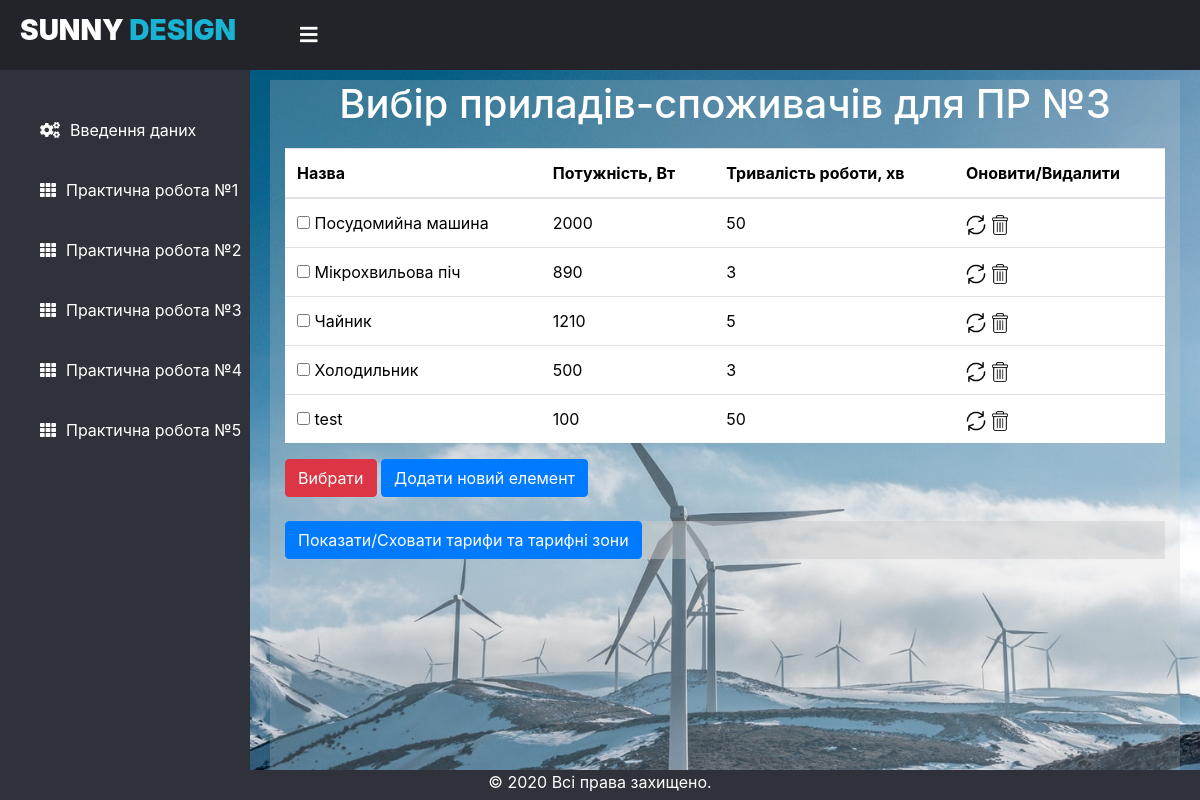
/laba/laba3/, run on an earlier commit of the app's database.
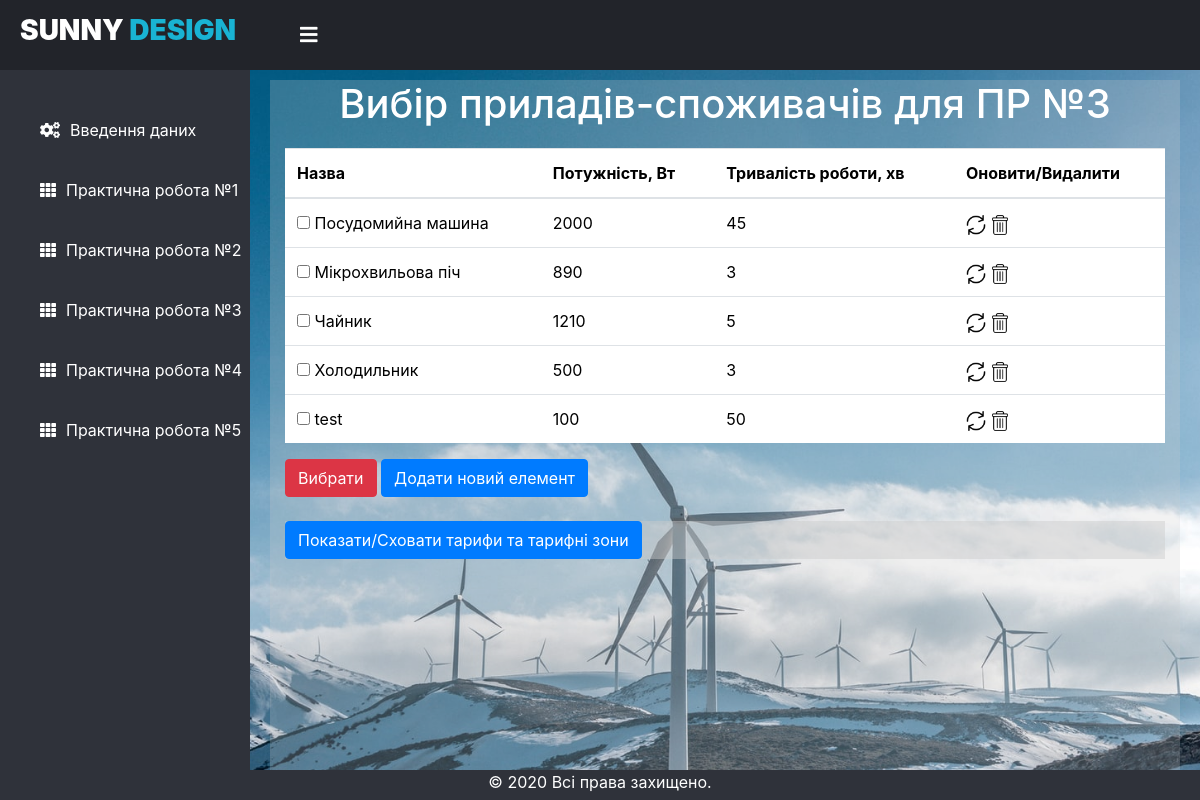
And on a later commit of the database.
### laba/models.py (models this page shows)
class electricalAppliances(models.Model):
    name = models.CharField(max_length=30, verbose_name = "Назва")
    power = models.IntegerField(validators=[MinValueValidator(1)], verbose_name = "Потужність (Вт)")
    duration = models.IntegerField(validators=[MinValueValidator(1)], default=50, verbose_name = "Тривалість роботи (хв)")

### laba/views.py (the view, shortened to what this page needs)
# urls.py: path('laba3/', views.FormView3.as_view(), name='laba3'),
class FormView3(View):
	def get(self, request):
		data = electricalAppliances.objects.all()
		return render(request, 'laba3.html', {'data': data})

### templates/laba3.html (shortened to what this page needs)
{% extends "dashboard.html" %}
{% load static %}
    {% block head %}
    {{ block.super }}
    <link rel="stylesheet" href="https://stackpath.bootstrapcdn.com/bootstrap/4.5.2/css/bootstrap.min.css">
    <link rel="stylesheet" href="https://cdn.jsdelivr.net/npm/bootstrap-select@1.13.14/dist/css/bootstrap-select.min.css">
    <link rel="stylesheet" href="{% static 'css/style_new.css' %}">
    <link rel="stylesheet" href="https://stackpath.bootstrapcdn.com/bootstrap/4.5.2/css/bootstrap.min.css">
    <link rel="stylesheet" type="text/css" href="https://cdn.datatables.net/1.10.22/css/jquery.dataTables.css">
    {% endblock %}
  {% block content %}
    <div class="container" id="gray_block" style="height: 88vh;">
      <h1 align="center" style="margin-bottom: 20px;">Вибір приладів-споживачів для ПР №3</h1>
    <form action="{% url 'laba3' %}"  method="post">
      <table class="table" style="background-color: white; color: black;">
        <thead>
            <tr>
                <th>Назва</th>
                <th>Потужність, Вт</th>
                <th>Тривалість роботи, хв</th>
                <th>Оновити/Видалити</th>
            </tr>
        </thead>
        <tbody>
          {% for i in data %}
            <tr>
              <td><input type="checkbox" name="choices" value="{{i.id}}"> {{i.name}}</td>
              <td>{{i.power}}</td>
              <td>{{i.duration}}</td>
              <td><a href="{% url 'laba3update' pk=i.id %}"><img class='flaticon' style="width:20px; height:20px;" src="{% static '/images/refresh.png' %}"></a>
                <a href="{% url 'laba3delete' pk=i.id %}"><img class='flaticon' style="width:20px; height:20px;" src="{% static '/images/delete.png' %}"></a>
              </td>
            </tr>
            {% endfor %}
        </tbody>
        </table>
        <button type="submit" class="btn btn-danger сol-9" name="choose" class="button">Вибрати</button>
        <a href="{% url 'laba3add' %}" class="btn btn-primary" role="button">Додати новий елемент </a>
            <br><br>
            <div style="background-color: rgb(201, 201, 201, 0.45);">
              <button id="showHideContent" class="btn btn-primary">Показати/Сховати тарифи та тарифні зони</button>
        </div>
      </form>
    </div>
{% endblock %}

### templates/dashboard.html (shortened to what this page needs)
<!DOCTYPE html>
{% load static %}
<html lang="en" dir="ltr">
  <head>
    {% block head %}
    <link rel="stylesheet" href="{% static 'css/style.css' %}">
    <link rel="stylesheet" href="https://cdnjs.cloudflare.com/ajax/libs/font-awesome/5.12.1/css/all.min.css">
    {% endblock %}
  </head>
  <body class="d-flex flex-column">
    <header>
      <div class="block_1">
        <label for="check">
          <i class="fas fa-bars" id="sidebar_btn"></i>
        </label>
      </div>
      <div class="left_area" class="check_1">
        <h3>sunny <span>design</span></h3>
      </div>
    </header>
    <div class="sidebar">
      <a href="{% url 'laba' %}"><i class="fas fa-cogs"></i><span>Введення даних</span></a>
      <a href="{% url 'graphics' %}"><i class="fas fa-th"></i><span>Практична робота №1</span></a>
      <a href="{% url 'laba2' %}"><i class="fas fa-th"></i><span>Практична робота №2</span></a>
      <a href="{% url 'laba3' %}"><i class="fas fa-th"></i><span>Практична робота №3</span></a>
      <a href="{% url 'laba4' %}"><i class="fas fa-th"></i><span>Практична робота №4</span></a>
      <a href="#"><i class="fas fa-th"></i><span>Практична робота №5</span></a>
    </div>
    <div class="content"  style="background: url({% static 'images/fon.jpg' %}); background-position: center; background-size: cover; height:100%; overflow:hidden; color:white">
      {% block content %}
      {% endblock %}
    </div>
    <div class="footer">
      <p>© 2020 Всі права захищено.</p>
    </div>
  </body>
</html>

### static/css/style.css (style rules this page uses)
body { margin: 0; padding: 0; font-family: "Roboto", sans-serif; }
header { z-index: 1; position: fixed; background: #22242A; padding: 20px; width: calc(100% - 0%); top: 0; height: 30px; }
.left_area h3 { color: #fff; margin: 0; text-transform: uppercase; font-size: 22px; font-weight: 900; }
.left_area span { color: #19B3D3; }
.sidebar { z-index: 1; top: 0; background: #2f323a; margin-top: 70px; padding-top: 30px; position: fixed; left: 0; width: 250px; height: calc(100% - 9%); transition: 0.5s; transition-property: left; overflow-y: auto; }
.sidebar a { color: #fff; display: block; width: 100%; line-height: 60px; text-decoration: none; padding-left: 40px; box-sizing: border-box; transition: 0.5s; transition-property: background; }
.sidebar i { padding-right: 10px; }
label #sidebar_btn { z-index: 1; color: #fff; position: fixed; cursor: pointer; left: 300px; font-size: 20px; margin: 5px 0; transition: 0.5s; transition-property: color; }
.content { width: (100% - 250px); margin-top: 60px; padding: 20px; margin-left: 250px; background-position: center; background-size: cover; height: 80vh; transition: 0.5s; }

### static/css/style_new.css (style rules this page uses)
header { height: 70px; }
.left_area h3 { margin-top: -30px; font-size: 28px; }
.sidebar { height: 100vh; }
label #sidebar_btn { margin-top: -5px; }
#gray_block { background-color: rgb(201, 201, 201, 0.25); height: 340px; }

### templates/dashboard.html (style rules this page uses)
.footer { position: fixed; left: 0; bottom: 0; width: 100%; height: 30px; background-color: #2f323a; color: white; text-align: center; }

What changed in the data, as far as the page shows it:
changed electricalAppliances "Посудомийна машина": duration "50" → "45"
